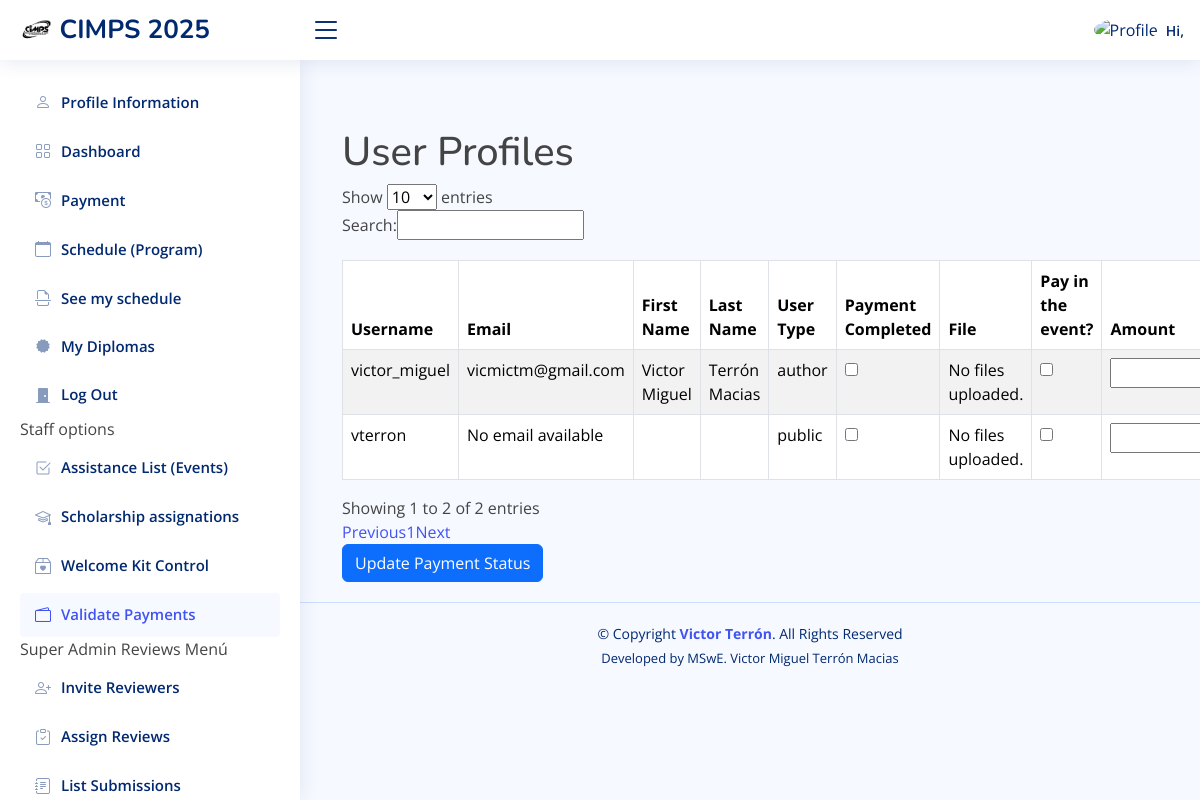
/validatePaymentAdmin/ (signed in), run on the app's committed database.
### mainApplication/models.py (models this page shows, shortened)
class UserProfile(models.Model):
    GENDER_CHOICES = (
        ('male', 'Male'),
        ('female', 'Female'),
    )
    USER_TYPE_CHOICES = (
        ('author', 'Author'),
        ('public', 'General Public'),
        ('student', 'Student'),
    )
    user = models.OneToOneField(settings.AUTH_USER_MODEL, on_delete=models.CASCADE)
    gender = models.CharField(max_length=10, choices=GENDER_CHOICES)
    state = models.CharField(max_length=100)
    country = CountryField()
    university_name = models.CharField(max_length=255)
    university_address = models.CharField(max_length=255)
    user_type = models.CharField(max_length=20, choices=USER_TYPE_CHOICES)
    payment_completed=models.BooleanField(default=0)
    payment_observarions=models.CharField(default=" ",max_length=255,null=True, blank=True)
    transactionID=models.CharField(default=" ",max_length=255, null=True, blank=True)
    recibioKIT=models.BooleanField(default=False)
    permitirRegistro=models.BooleanField(default=False)
    FullName=models.CharField(max_length=255, blank=True, null=True, verbose_name="Full Name (The name you write will be the one under which your certificates will be issued)")  # Nombre completo
    manualPayment=models.BooleanField(default=False)
    amount=models.CharField(default=" ",max_length=255, null=True, blank=True)

class CustomUser(AbstractUser):
    isReviewer = models.BooleanField(default=False)

### mainApplication/views.py (the view, shortened to what this page needs)
# urls.py: path('validatePaymentAdmin/',views.validatePayment,name="validatePaymentAdmin"),#admin/staff
@staff_member_required
def validatePayment(request):
    user_profiles = UserProfile.objects.select_related('user').prefetch_related('paymentproof_set').all()
    social_accounts = SocialAccount.objects.filter(user__in=[profile.user for profile in user_profiles])
    social_extra_data = {account.user_id: account.extra_data for account in social_accounts}
    context = {
        'user_profiles': user_profiles,
        'social_extra_data': social_extra_data,  # Passing the social account data to the template
    }
    return render(request, 'validatePayment.html', context)

### mainApplication/context_processors.py (called while the page is built)
def user_context(request):
    if request.user.is_authenticated:
        return get_user_context_data(request)
    return {}

### mainApplication/templatetags/custom_filters.py (called while the page is built)
@register.filter
def get_item(dictionary, key):
    return dictionary.get(key, None)

### mainApplication/templates/validatePayment.html (shortened to what this page needs)
{%extends "base.html"%}{% load static %}{% load custom_filters %}
{%block content%}
<body>
    <div class="container mt-5">
        <h1>User Profiles</h1>
        <form method="post">
            {% csrf_token %}
            <table id="userProfilesTable" class="table table-striped table-bordered" style="margin-top: 20px;">
                <thead>
                    <tr>
                        <th>Username</th>
                        <th>Email</th>
                        <th>First Name</th>
                        <th>Last Name</th>
                        <th>User Type</th>
                        <th>Payment Completed</th>
                        <th>File</th>
                        <th>Pay in the event?</th>
                        <th>Amount</th>
                    </tr>
                </thead>
                <tbody>
                    {% for user_profile in user_profiles %}
                        <tr>
                            <td>{{ user_profile.user.username }}</td>
                            <td>
                                {% with email=social_extra_data|get_item:user_profile.user.id %}
                                    {{ email.email|default:"No email available" }}
                                {% endwith %}
                            </td>
                            <td>{{ user_profile.user.first_name }}</td>
                            <td>{{ user_profile.user.last_name }}</td>
                            <td>{{ user_profile.user_type }}</td>
                            <td>
                                <input type="checkbox"
                                       name="payment_completed_{{ user_profile.user.id }}"
                                       {% if user_profile.payment_completed %}checked{% endif %}>
                            </td>
                            <td>
                                {% for payment in user_profile.paymentproof_set.all %}
                                    <a href="{{request.scheme}}://{{ request.get_host }}{{ payment.file.url }}" target="_blank">{{ payment.file.name }}</a><br>
                                {% empty %}
                                    No files uploaded.
                                {% endfor %}
                            </td>
                            <td>
                                <input type="checkbox"
                                       name="manual_payment_{{ user_profile.user.id }}"
                                       {% if user_profile.manualPayment %}checked{% endif %}>
                            </td>
                            <td>
                                <input type="text"
                                       name="amount_{{ user_profile.user.id }}"
                                       value="{{ user_profile.amount|default:"0" }}"
                                       style="width: 100px;">
                            </td>
                        </tr>
                    {% empty %}
                        <tr>
                            <td colspan="10">No user profiles found.</td>
                        </tr>
                    {% endfor %}
                </tbody>
            </table>
            <button type="submit" class="btn btn-primary">Update Payment Status</button>
        </form>
    </div>
</body>
{%endblock%}

### mainApplication/static/assets/css/style.css (style rules this page uses)
:root { scroll-behavior: smooth; }
body { font-family: "Open Sans", sans-serif; background: #f6f9ff; color: #444444; }
h1, h2, h3, h4, h5, h6 { font-family: "Nunito", sans-serif; }

### data on the page
UserProfile: user.username "victor_miguel", email "vicmictm@gmail.com", user.first_name "Victor Miguel", user.last_name "Terrón Macias", user_type "author"
UserProfile: user.username "vterron", email "No email available", user_type "public"
